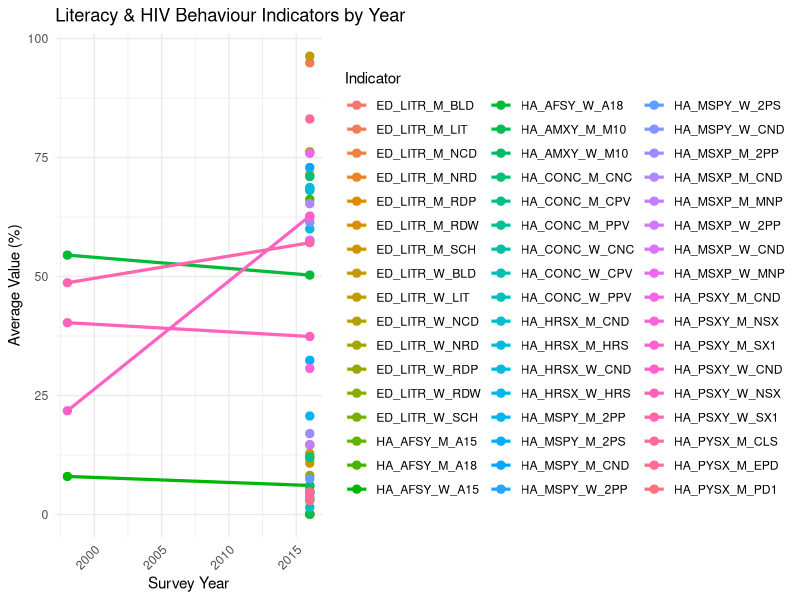
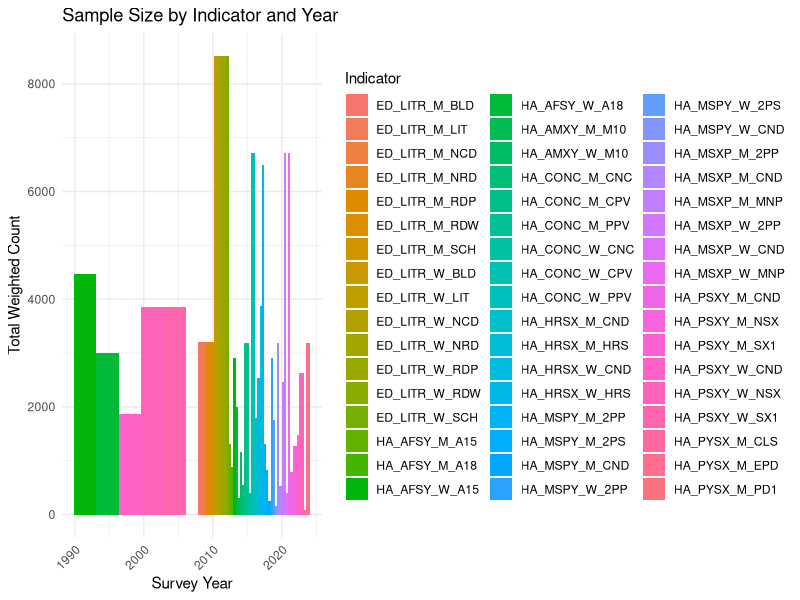
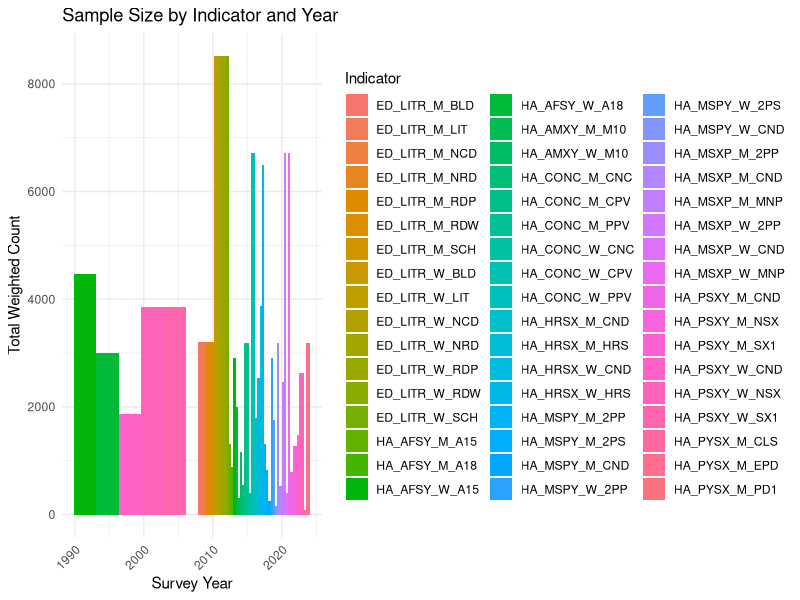
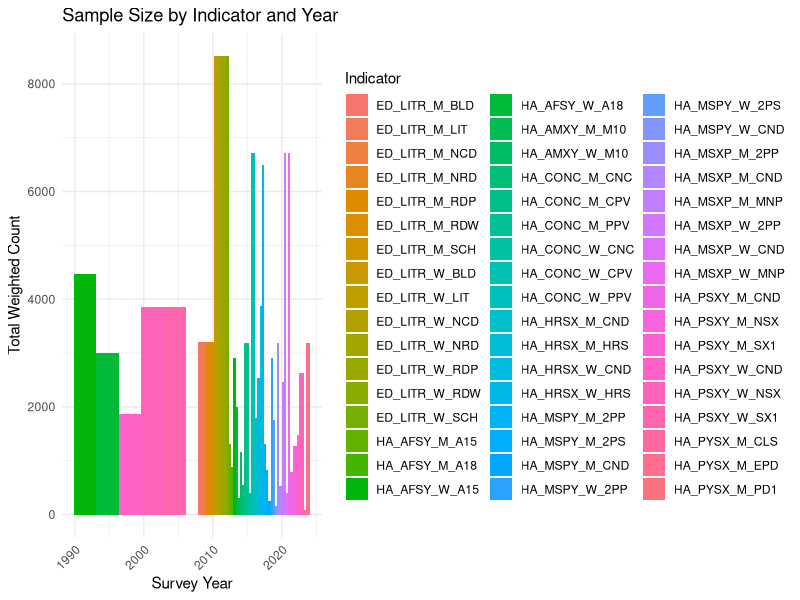

These figures' R source, in order:
## ---- chunk 1
library(readr)
library(dplyr)
library(ggplot2)

knitr::opts_chunk$set(echo = TRUE, warning = FALSE, message = FALSE)
## ---- chunk 2
# Load Group D data
data <- read_csv("merged datasets/GroupD_Social_merged.csv")

# Preview
head(data)
## ---- chunk 3
# Filter out totals, denominators, and unweighted rows
data <- data %>%
  filter(!(IndicatorType %in% c("D", "U", "T")))
## ---- chunk 4
# Transformations
# Create new variables and scale numeric columns
# Convert categorical variables to numeric factors
# Scale numeric variables
# Create weighted proportion variable
# Convert SurveyYear to factor
data <- data %>%
  mutate(
    IndicatorId_orig = IndicatorId,  # preserve original
    IndicatorType = as.numeric(factor(IndicatorType)),
    IndicatorId = as.numeric(factor(IndicatorId)),
    Value_scaled = scale(Value),
    DenominatorWeighted_scaled = scale(DenominatorWeighted),
    DenominatorUnweighted_scaled = scale(DenominatorUnweighted),
    Weighted_Proportion = DenominatorWeighted / DenominatorUnweighted,
    SurveyYearFactor = as.factor(SurveyYear)
  )
## ---- chunk 5
# Aggregation
# Summarize average Value and total DenominatorWeighted by SurveyYear and IndicatorId_orig
agg_data <- data %>%
  group_by(SurveyYear, IndicatorId_orig) %>%
  summarise(
    Avg_Value = mean(Value, na.rm = TRUE),
    Total_Weighted = sum(DenominatorWeighted, na.rm = TRUE)
  )
## ---- chunk 6
# Visualization 1: Average Value by Year
# 
ggplot(agg_data, aes(x=SurveyYear, y=Avg_Value, color=IndicatorId_orig, group=IndicatorId_orig)) +
  geom_line(size=1.1) +
  geom_point(size=2.5) +
  labs(
    title="Literacy & HIV Behaviour Indicators by Year",
    x="Survey Year",
    y="Average Value (%)",
    color="Indicator"
  ) +
  theme_minimal() +
  theme(axis.text.x = element_text(angle=45, hjust=1))
## ---- chunk 7
# Visualization 2: Total Weighted Count by Year
ggplot(agg_data, aes(x=SurveyYear, y=Total_Weighted, fill=IndicatorId_orig)) +
  geom_col(position="dodge") +
  labs(
    title="Sample Size by Indicator and Year",
    x="Survey Year",
    y="Total Weighted Count",
    fill="Indicator"
  ) +
  theme_minimal() +
  theme(axis.text.x = element_text(angle=45, hjust=1))

# save plots
ggsave("outputs/groupD_avg_value_by_year.png", width=10, height=6)
ggsave("outputs/groupD_total_weighted_by_year.png", width=10, height=6)
